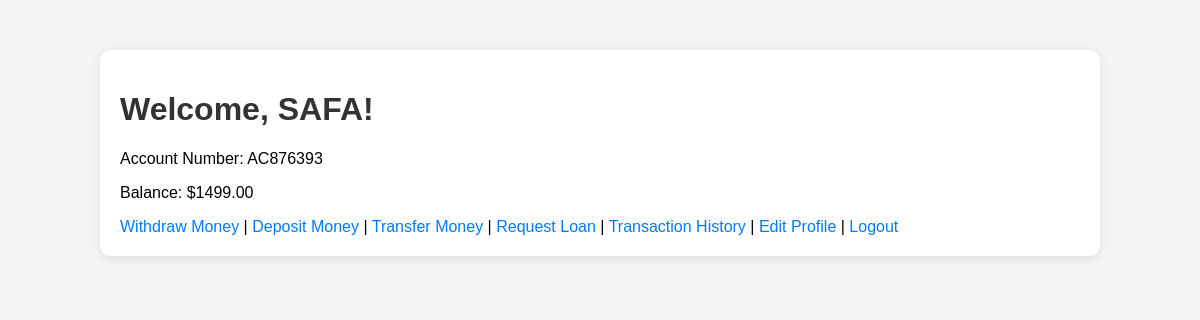
The app's page /customer_dashboard.php (signed in) with its own data.
### tables this page shows
CREATE TABLE `customers` (
  `id` int(11) NOT NULL,
  `name` varchar(100) NOT NULL,
  `email` varchar(100) NOT NULL,
  `password` varchar(255) NOT NULL,
  `account_number` varchar(20) NOT NULL,
  `balance` decimal(10,2) DEFAULT 0.00,
  `profile_picture` varchar(255) DEFAULT NULL,
  `created_at` timestamp NOT NULL DEFAULT current_timestamp()
);

### customer_dashboard.php (the view, shortened to what this page needs)
<?php
include 'db.php';
$user_id = $_SESSION['user_id'];
$query = "SELECT * FROM customers WHERE id=$user_id";
$result = mysqli_query($conn, $query);
$user = mysqli_fetch_assoc($result);
?>
<!DOCTYPE html>
<html lang="en">
<head>
    <link rel="stylesheet" href="style.css">
</head>
<body>
    <div class="container">
        <h1>Welcome, <?php echo $user['name']; ?>!</h1>
        <p>Account Number: <?php echo $user['account_number']; ?></p>
        <p>Balance: $<?php echo $user['balance']; ?></p>
        <a href="withdraw.php">Withdraw Money</a> |
        <a href="deposit.php">Deposit Money</a> |
        <a href="transfer.php">Transfer Money</a> |
        <a href="loan_request.php">Request Loan</a> |
        <a href="transaction_history.php">Transaction History</a> |
        <a href="customer_profile.php">Edit Profile</a> |
        <a href="logout.php">Logout</a>
    </div>
</body>
</html>

### style.css (style rules this page uses)
body { font-family: Arial, sans-serif; background-color: #f4f4f4; margin: 0; padding: 0; }
.container { width: 80%; max-width: 1200px; margin: 50px auto; padding: 20px; background-color: #fff; border-radius: 10px; box-shadow: 0 2px 10px rgba(0, 0, 0, 0.1); }
h1 { font-size: 2em; color: #333; }
a { color: #007bff; text-decoration: none; }

### records on screen
customers: name "SAFA", account_number "AC876393", balance "1499.00"
